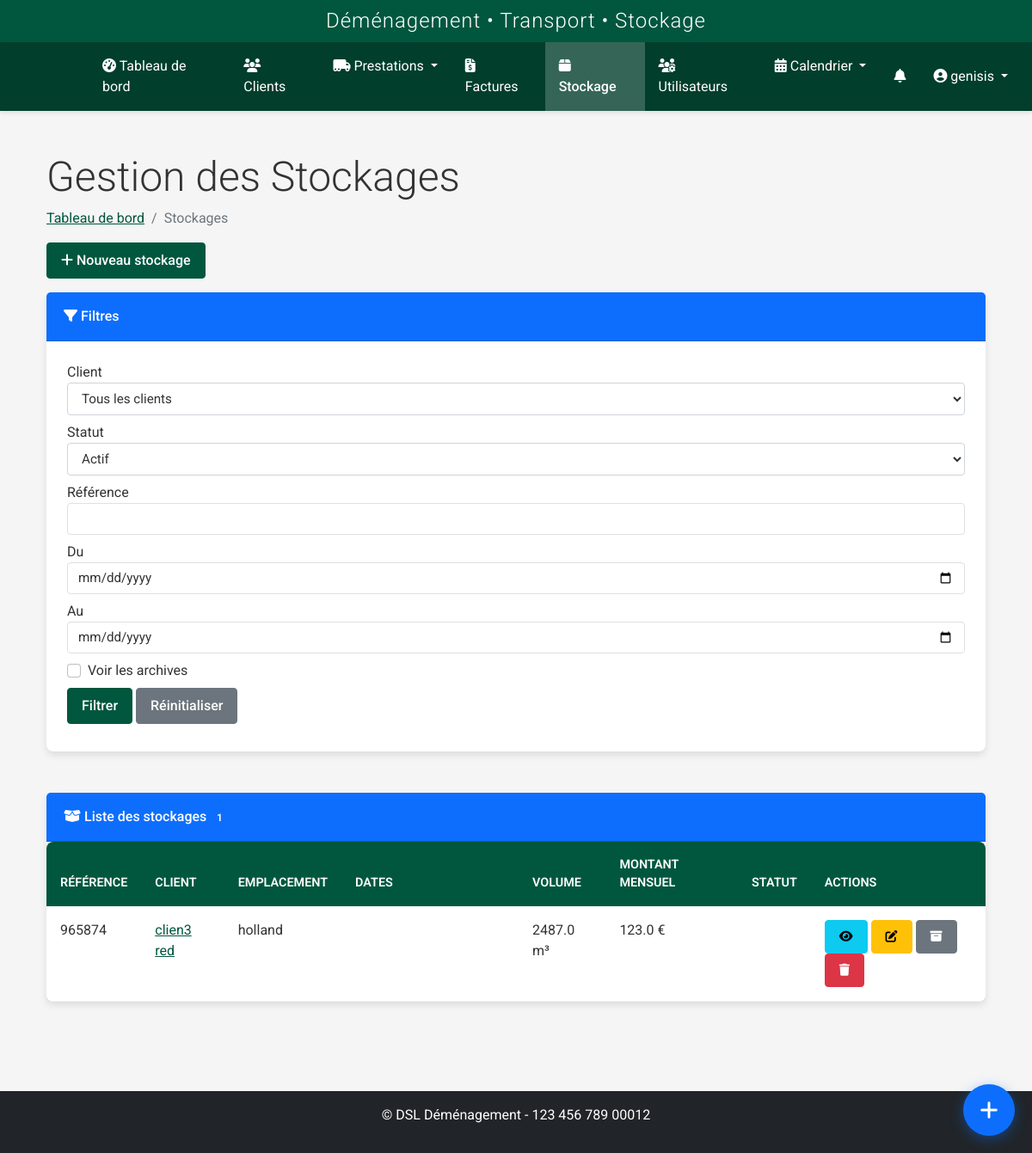
Page /stockage/ (signed in) on the earlier database version.
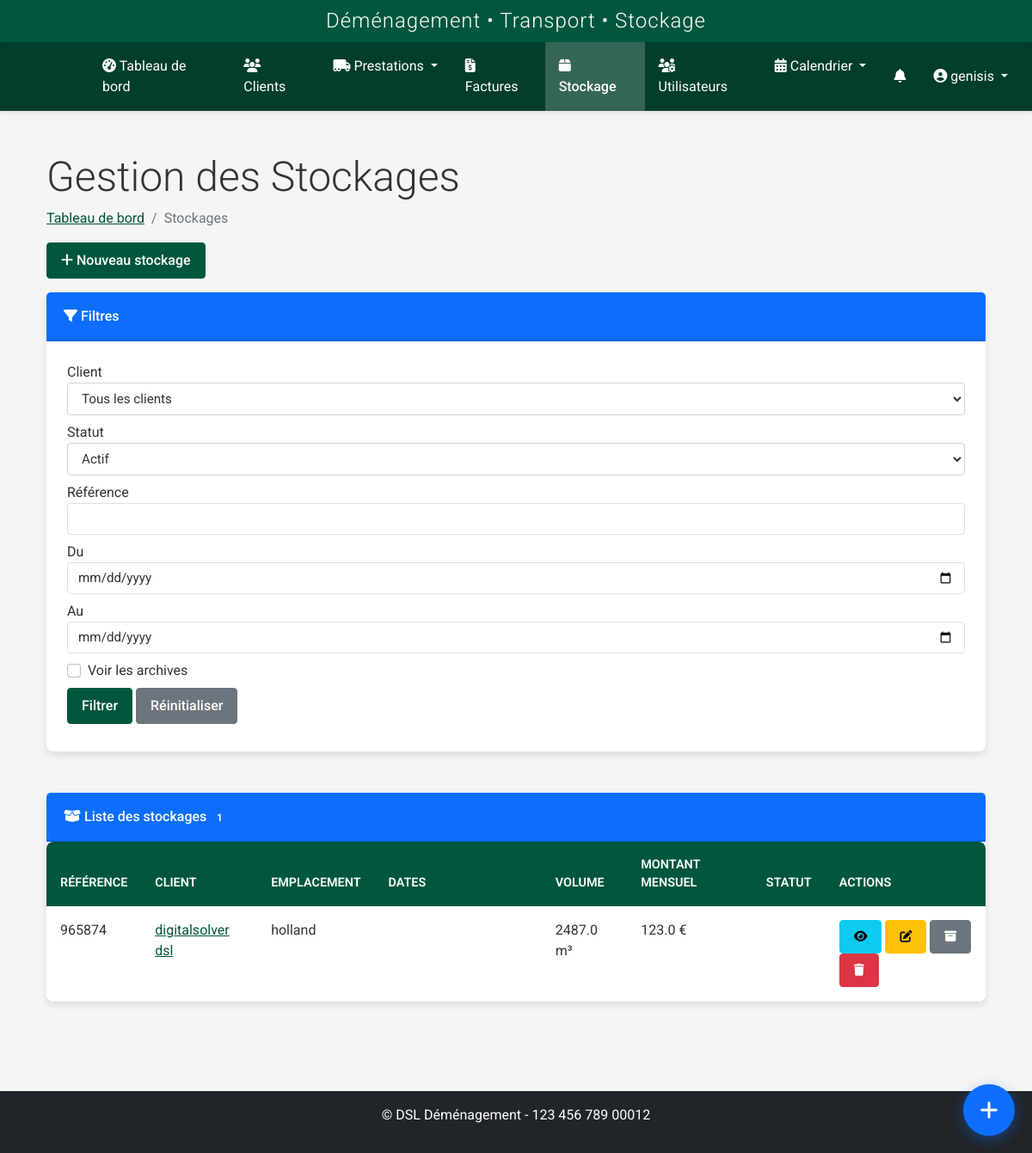
Same page on the later database version.
### models.py (models this page shows, shortened)
class Stockage(db.Model):
    id = db.Column(db.Integer, primary_key=True)
    client_id = db.Column(db.Integer, db.ForeignKey('client.id'), nullable=False)
    reference = db.Column(db.String(50), unique=True, nullable=False)
    date_debut = db.Column(db.DateTime, nullable=False)
    date_fin = db.Column(db.DateTime, nullable=True)  # Peut être indéfinie pour un stockage sans date de fin
    statut = db.Column(db.String(50), default='Actif')  # Actif, Terminé, En attente
    montant_mensuel = db.Column(db.Float, nullable=False)
    caution = db.Column(db.Float, nullable=True)
    emplacement = db.Column(db.String(100), nullable=False)  # Ex: "Zone A, Étagère 3, Case 12"
    volume_total = db.Column(db.Float, nullable=True)  # Volume total en m³
    poids_total = db.Column(db.Float, nullable=True)  # Poids total en kg
    observations = db.Column(db.Text, nullable=True)
    archive = db.Column(db.Boolean, default=False)
    date_creation = db.Column(db.DateTime, nullable=False, default=datetime.utcnow)
    client = db.relationship('Client', backref='stockages')
    factures = db.relationship('Facture', backref='stockage', lazy=True)
    prestations = db.relationship('Prestation', backref='stockage', lazy=True, foreign_keys="Prestation.stockage_id")

class Client(db.Model):
    id = db.Column(db.Integer, primary_key=True)
    nom = db.Column(db.String(64), nullable=False)
    prenom = db.Column(db.String(64), nullable=False)
    adresse = db.Column(db.Text, nullable=True)
    code_postal = db.Column(db.String(10), nullable=True)
    ville = db.Column(db.String(64), nullable=True)
    pays = db.Column(db.String(64), default='France')
    telephone = db.Column(db.String(20), nullable=True)
    email = db.Column(db.String(120), nullable=True)
    type_client = db.Column(db.String(50), nullable=True)
    tags = db.Column(db.Text, nullable=True)
    observations = db.Column(db.Text, nullable=True)
    statut = db.Column(db.String(20), default='actif')
    archive = db.Column(db.Boolean, default=False)
    date_creation = db.Column(db.DateTime, nullable=False, default=datetime.utcnow)
    commercial_id = db.Column(db.Integer, db.ForeignKey('user.id'), nullable=True)
    commercial = db.relationship('User', backref=db.backref('clients', lazy=True), foreign_keys=[commercial_id])
    prestations_principales = db.relationship('Prestation', backref=db.backref('client_principal', lazy=True), lazy=True, foreign_keys="Prestation.client_id")
    prestations_supplementaires = db.relationship('Prestation', secondary=prestation_clients, back_populates='clients_supplementaires')
    factures = db.relationship('Facture', backref='client', lazy=True)

### routes/stockage.py (the view, shortened to what this page needs)
@stockage_bp.route('/')
@login_required
@role_required('commercial', 'admin', 'superadmin')
def index():
    form = SearchStockageForm()
    clients = Client.query.filter_by(archive=False).order_by(Client.nom).all()
    form.client_id.choices = [(c.id, f"{c.nom} {c.prenom}") for c in clients]
    form.client_id.choices.insert(0, (0, 'Tous les clients'))
    form.statut.choices = [
        ('Actif', 'Actif'),
        ('En attente', 'En attente'),
        ('Terminé', 'Terminé'),
        ('', 'Tous les statuts')
    ]
    client_id = request.args.get('client_id', '')
    statut = request.args.get('statut', '')
    reference = request.args.get('reference', '')
    date_debut = request.args.get('date_debut', '')
    date_fin = request.args.get('date_fin', '')
    archives = 'archives' in request.args
    query = Stockage.query
    if client_id and client_id != '':
        query = query.filter(Stockage.client_id == client_id)
    if statut and statut != '':
        query = query.filter(Stockage.statut == statut)
    if reference:
        query = query.filter(Stockage.reference.ilike(f'%{reference}%'))
    if date_debut:
        date_debut = datetime.strptime(date_debut, '%Y-%m-%d')
        query = query.filter(Stockage.date_debut >= date_debut)
    if date_fin:
        date_fin = datetime.strptime(date_fin, '%Y-%m-%d')
        query = query.filter(Stockage.date_fin <= date_fin)
    if not archives:
        query = query.filter(Stockage.archive == False)
    page = request.args.get('page', 1, type=int)
    stockages = query.order_by(desc(Stockage.date_creation)).paginate(page=page, per_page=10)
    return render_template('stockages/index.html', stockages=stockages, form=form)

### forms.py
class SearchStockageForm(FlaskForm):
    client_id = SelectField('Client', coerce=optional_int, validators=[Optional()])
    statut = SelectField('Statut')
    date_debut = DateField('Date début', validators=[Optional()])
    date_fin = DateField('Date fin', validators=[Optional()])
    reference = StringField('Référence')
    archives = BooleanField('Afficher les stockages archivés')
    submit = SubmitField('Filtrer')
    reset = SubmitField('Réinitialiser')

### forms.py (called while the page is built)
def optional_int(value):
    if value == '' or value is None:
        return None
    try:
        return int(value)
    except (ValueError, TypeError):
        return None

### models.py (called while the page is built)
    def is_admin(self):
        return self.role in ['admin', 'superadmin']

    def is_transporteur(self):
        return self.role == 'transporteur' or self.is_admin()

### templates/stockages/index.html (shortened to what the changed rows need)
{% extends 'base.html' %}
{% block content %}
<div class="container-fluid mt-3">
    <div class="row mb-3">
        <div class="col-md-12">
            <h1 class="display-5">Gestion des Stockages</h1>
        </div>
    </div>
    <div class="row">
        <div class="col-md-12">
            <div class="card">
                <div class="card-body p-0">
                    <div class="table-responsive">
                        <table class="table table-hover mb-0">
                            <thead class="bg-light">
                                <tr>
                                    <th>Référence</th>
                                    <th>Client</th>
                                    <th>Emplacement</th>
                                    <th>Dates</th>
                                    <th>Volume</th>
                                    <th>Montant mensuel</th>
                                    <th>Statut</th>
                                    <th>Actions</th>
                                </tr>
                            </thead>
                            <tbody>
                                {% for stockage in stockages.items %}
                                <tr{% if stockage.archive %} class="table-secondary"{% endif %}>
                                    <td>
                                        {{ stockage.reference }}
                                    </td>
                                    <td>
                                        <a href="{{ url_for('client.edit', id=stockage.client.id) }}">
                                            {{ stockage.client.nom }} {{ stockage.client.prenom }}
                                        </a>
                                    </td>
                                    <td>{{ stockage.emplacement }}</td>
                                    <td>
                                        <span class="badge badge-info">Du {{ stockage.date_debut.strftime('%d/%m/%Y') }}</span>
                                        {% if stockage.date_fin %}
                                            <span class="badge badge-secondary">au {{ stockage.date_fin.strftime('%d/%m/%Y') }}</span>
                                        {% else %}
                                            <span class="badge badge-warning">en cours</span>
                                        {% endif %}
                                    </td>
                                    <td>{{ stockage.volume_total|round(2) if stockage.volume_total else '0.00' }} m³</td>
                                    <td>{{ stockage.montant_mensuel|round(2) }} €</td>
                                    <td>
                                        <span class="badge badge-{{ {'Actif':'success', 'En attente':'warning', 'Terminé':'secondary'}[stockage.statut] }}">
                                        </span>
                                    </td>
                                    <td class="text-right">
                                        <a href="{{ url_for('stockage.detail', id=stockage.id) }}" class="btn btn-info btn-sm">
                                            <i class="fas fa-eye"></i>
                                        </a>
                                        <a href="{{ url_for('stockage.edit', id=stockage.id) }}" class="btn btn-warning btn-sm">
                                            <i class="fas fa-edit"></i>
                                        </a>
                                        <a href="{{ url_for('stockage.toggle_archive', id=stockage.id) }}" class="btn btn-secondary btn-sm">
                                            <i class="fas fa-archive"></i>
                                        </a>
                                        <a href="{{ url_for('stockage.delete', id=stockage.id) }}" class="btn btn-danger btn-sm"
                                           onclick="return confirm('Voulez-vous vraiment supprimer ce stockage ?')">
                                            <i class="fas fa-trash"></i>
                                        </a>
                                    </td>
                                </tr>
                                {% else %}
                                <tr>
                                    <td colspan="8" class="text-center">Aucun stockage trouvé.</td>
                                </tr>
                                {% endfor %}
                            </tbody>
                        </table>
                    </div>
                </div>
            </div>
        </div>
    </div>
</div>
{% endblock %}

Differences in the rows shown:
changed through a linked row, Stockage "holland": client.nom "clien3" → "digitalsolver"; client.prenom "red" → "dsl"
